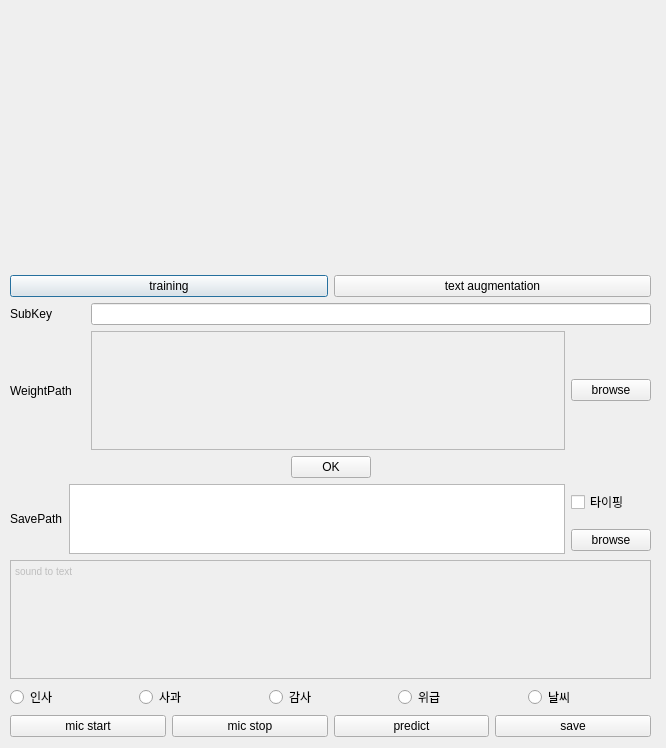
<?xml version="1.0" encoding="UTF-8"?>
<ui version="4.0">
 <class>Dialog</class>
 <widget class="QDialog" name="Dialog">
  <property name="geometry">
   <rect>
    <x>0</x>
    <y>0</y>
    <width>666</width>
    <height>748</height>
   </rect>
  </property>
  <property name="windowTitle">
   <string>Dialog</string>
  </property>
  <widget class="QWidget" name="verticalLayoutWidget">
   <property name="geometry">
    <rect>
     <x>10</x>
     <y>10</y>
     <width>641</width>
     <height>727</height>
    </rect>
   </property>
   <layout class="QVBoxLayout" name="verticalLayout">
    <item>
     <layout class="QGridLayout" name="gridLayout_2">
      <item row="3" column="2">
       <spacer name="verticalSpacer">
        <property name="orientation">
         <enum>Qt::Vertical</enum>
        </property>
        <property name="sizeHint" stdset="0">
         <size>
          <width>20</width>
          <height>40</height>
         </size>
        </property>
       </spacer>
      </item>
      <item row="2" column="0">
       <spacer name="horizontalSpacer_3">
        <property name="orientation">
         <enum>Qt::Horizontal</enum>
        </property>
        <property name="sizeHint" stdset="0">
         <size>
          <width>40</width>
          <height>20</height>
         </size>
        </property>
       </spacer>
      </item>
      <item row="2" column="1">
       <widget class="QLabel" name="label_3">
        <property name="minimumSize">
         <size>
          <width>450</width>
          <height>252</height>
         </size>
        </property>
        <property name="maximumSize">
         <size>
          <width>450</width>
          <height>252</height>
         </size>
        </property>
        <property name="text">
         <string/>
        </property>
        <property name="pixmap">
         <pixmap resource="resource.qrc">:/logo/imgs/logo.png</pixmap>
        </property>
        <property name="scaledContents">
         <bool>true</bool>
        </property>
       </widget>
      </item>
      <item row="2" column="2">
       <spacer name="horizontalSpacer_4">
        <property name="orientation">
         <enum>Qt::Horizontal</enum>
        </property>
        <property name="sizeHint" stdset="0">
         <size>
          <width>40</width>
          <height>20</height>
         </size>
        </property>
       </spacer>
      </item>
      <item row="1" column="2">
       <spacer name="verticalSpacer_2">
        <property name="orientation">
         <enum>Qt::Vertical</enum>
        </property>
        <property name="sizeHint" stdset="0">
         <size>
          <width>20</width>
          <height>40</height>
         </size>
        </property>
       </spacer>
      </item>
     </layout>
    </item>
    <item>
     <layout class="QGridLayout" name="gridLayout_6">
      <item row="0" column="0">
       <widget class="QPushButton" name="trainWindowButton">
        <property name="text">
         <string>training</string>
        </property>
       </widget>
      </item>
      <item row="0" column="1">
       <widget class="QPushButton" name="augmentButton">
        <property name="text">
         <string>text augmentation</string>
        </property>
       </widget>
      </item>
     </layout>
    </item>
    <item>
     <layout class="QVBoxLayout" name="verticalLayout_3">
      <item>
       <layout class="QHBoxLayout" name="horizontalLayout">
        <item>
         <widget class="QLabel" name="subscriptionKeyLabel">
          <property name="minimumSize">
           <size>
            <width>75</width>
            <height>20</height>
           </size>
          </property>
          <property name="text">
           <string>SubKey</string>
          </property>
         </widget>
        </item>
        <item>
         <widget class="QLineEdit" name="subscriptionKeyEdit">
          <property name="text">
           <string/>
          </property>
         </widget>
        </item>
       </layout>
      </item>
      <item>
       <layout class="QHBoxLayout" name="horizontalLayout_2">
        <item>
         <widget class="QLabel" name="label">
          <property name="minimumSize">
           <size>
            <width>75</width>
            <height>20</height>
           </size>
          </property>
          <property name="text">
           <string>WeightPath</string>
          </property>
         </widget>
        </item>
        <item>
         <widget class="QTextEdit" name="browseEdit">
          <property name="enabled">
           <bool>false</bool>
          </property>
         </widget>
        </item>
        <item>
         <widget class="QPushButton" name="browseButton">
          <property name="text">
           <string>browse</string>
          </property>
         </widget>
        </item>
       </layout>
      </item>
      <item>
       <layout class="QHBoxLayout" name="horizontalLayout_4">
        <item>
         <spacer name="horizontalSpacer">
          <property name="orientation">
           <enum>Qt::Horizontal</enum>
          </property>
          <property name="sizeHint" stdset="0">
           <size>
            <width>40</width>
            <height>20</height>
           </size>
          </property>
         </spacer>
        </item>
        <item>
         <widget class="QPushButton" name="okButton">
          <property name="text">
           <string>OK</string>
          </property>
         </widget>
        </item>
        <item>
         <spacer name="horizontalSpacer_2">
          <property name="orientation">
           <enum>Qt::Horizontal</enum>
          </property>
          <property name="sizeHint" stdset="0">
           <size>
            <width>40</width>
            <height>20</height>
           </size>
          </property>
         </spacer>
        </item>
       </layout>
      </item>
     </layout>
    </item>
    <item>
     <layout class="QGridLayout" name="gridLayout_3">
      <item row="1" column="2">
       <widget class="QPushButton" name="saveBrowseButton">
        <property name="text">
         <string>browse</string>
        </property>
       </widget>
      </item>
      <item row="0" column="1" rowspan="2">
       <widget class="QTextEdit" name="saveTextPath"/>
      </item>
      <item row="0" column="2">
       <widget class="QCheckBox" name="typing">
        <property name="text">
         <string>타이핑</string>
        </property>
       </widget>
      </item>
      <item row="0" column="0" rowspan="2">
       <widget class="QLabel" name="label_2">
        <property name="text">
         <string>SavePath</string>
        </property>
       </widget>
      </item>
      <item row="2" column="0" colspan="3">
       <layout class="QGridLayout" name="gridLayout_4">
        <item row="2" column="3">
         <widget class="QRadioButton" name="emergencyRadioButton">
          <property name="text">
           <string>위급</string>
          </property>
         </widget>
        </item>
        <item row="2" column="0">
         <widget class="QRadioButton" name="greetingRadioButton">
          <property name="text">
           <string>인사</string>
          </property>
         </widget>
        </item>
        <item row="2" column="2">
         <widget class="QRadioButton" name="thankRadioButton">
          <property name="text">
           <string>감사</string>
          </property>
         </widget>
        </item>
        <item row="2" column="1">
         <widget class="QRadioButton" name="apologizeRadioButton">
          <property name="text">
           <string>사과</string>
          </property>
         </widget>
        </item>
        <item row="2" column="4">
         <widget class="QRadioButton" name="weatherRadioButton">
          <property name="text">
           <string>날씨</string>
          </property>
         </widget>
        </item>
        <item row="1" column="0" colspan="5">
         <widget class="QTextEdit" name="soundToTextView">
          <property name="enabled">
           <bool>false</bool>
          </property>
          <property name="html">
           <string>&lt;!DOCTYPE HTML PUBLIC &quot;-//W3C//DTD HTML 4.0//EN&quot; &quot;http://www.w3.org/TR/REC-html40/strict.dtd&quot;&gt;
&lt;html&gt;&lt;head&gt;&lt;meta name=&quot;qrichtext&quot; content=&quot;1&quot; /&gt;&lt;style type=&quot;text/css&quot;&gt;
p, li { white-space: pre-wrap; }
&lt;/style&gt;&lt;/head&gt;&lt;body style=&quot; font-family:'Gulim'; font-size:9pt; font-weight:400; font-style:normal;&quot;&gt;
&lt;p style=&quot; margin-top:0px; margin-bottom:0px; margin-left:0px; margin-right:0px; -qt-block-indent:0; text-indent:0px;&quot;&gt;&lt;span style=&quot; font-family:'MS Shell Dlg 2'; font-size:7.8pt;&quot;&gt;sound to text&lt;/span&gt;&lt;/p&gt;&lt;/body&gt;&lt;/html&gt;</string>
          </property>
         </widget>
        </item>
       </layout>
      </item>
     </layout>
    </item>
    <item>
     <layout class="QGridLayout" name="gridLayout_5">
      <item row="0" column="1">
       <widget class="QPushButton" name="stopButton">
        <property name="text">
         <string>mic stop</string>
        </property>
       </widget>
      </item>
      <item row="0" column="2">
       <widget class="QPushButton" name="predictButton">
        <property name="text">
         <string>predict</string>
        </property>
       </widget>
      </item>
      <item row="0" column="0">
       <widget class="QPushButton" name="startButton">
        <property name="text">
         <string>mic start</string>
        </property>
       </widget>
      </item>
      <item row="0" column="3">
       <widget class="QPushButton" name="saveButton">
        <property name="text">
         <string>save</string>
        </property>
       </widget>
      </item>
     </layout>
    </item>
   </layout>
  </widget>
 </widget>
 <resources>
  <include location="resource.qrc"/>
 </resources>
 <connections/>
</ui>
